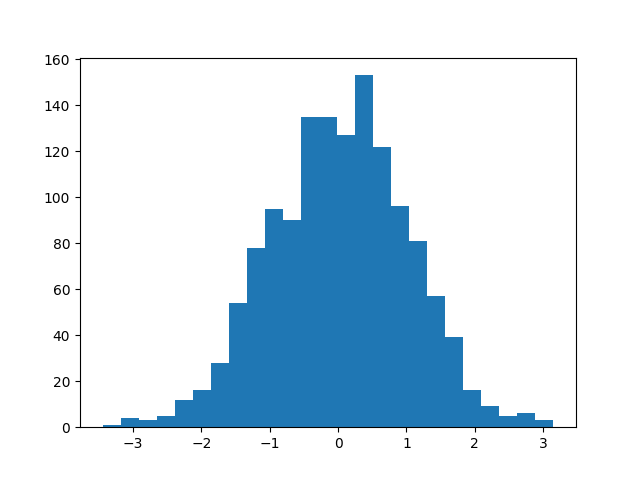

The Python source for this figure:
import numpy as np
import matplotlib.pyplot as plt

X = np.random.randn(1370)
plt.hist(X, bins = 25)
plt.show()
